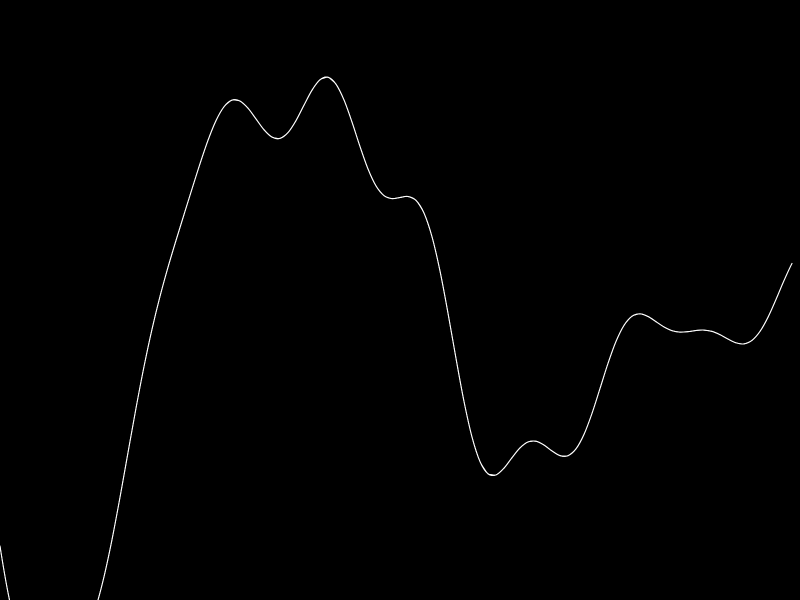
Frame 1 (no input)
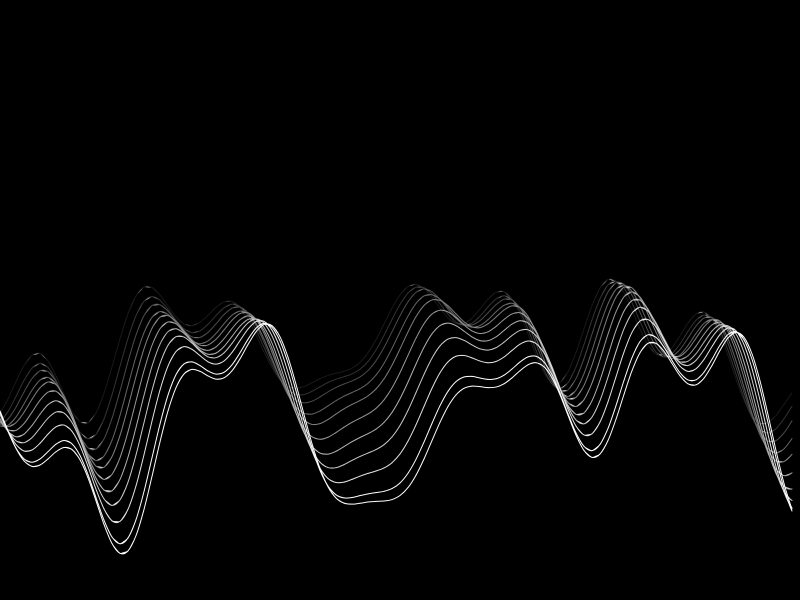
Frame 60 (no input)
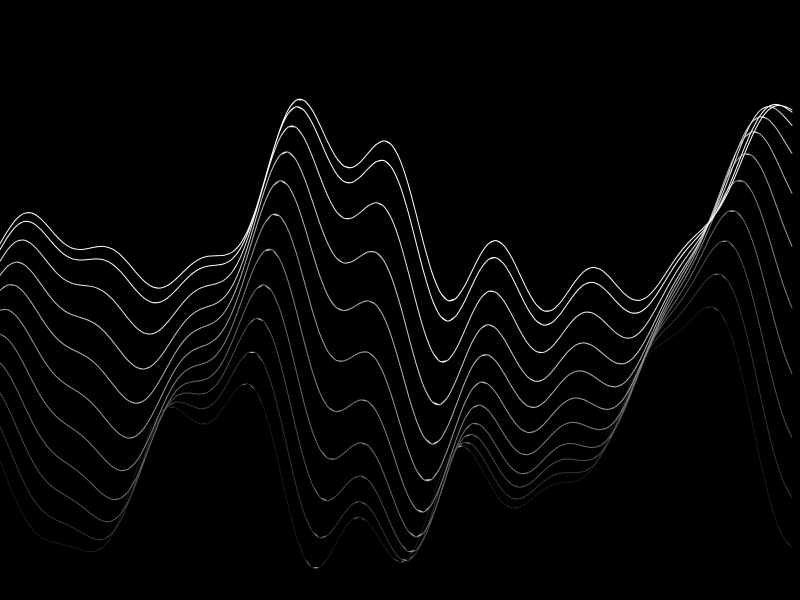
Frame 120 (the mouse pressed at the canvas centre since frame 60)

The p5.js sketch that drew these frames (run headless with seeded random() and noise() and a simulated clock; from frame 60 on, the mouse is pressed at the canvas centre):

// p5.js sketch
// ── sketch.js
let xspacing = 8; // Distance between each horizontal location
let w; // Width of entire wave
let maxwaves = 30; // total # of waves to add together

let theta = 0.0;
let amplitude = new Array(maxwaves); // Height of wave
// Value for incrementing X, to be calculated
// as a function of period and xspacing
let omega = new Array(maxwaves);
let wave_number = new Array(maxwaves);
// Using an array to store height values
// for the wave (not entirely necessary)
let xvalues;
let most_recent_yvalues;
let wave_y;
let history = [];
let wave_vel = 0;
let shown_history = 10;

function setup() {
	pixelDensity(2);
  createCanvas(displayWidth, displayHeight);
  frameRate(60);
  colorMode(RGB, 255, 255, 255, 100);
  w = width + 16;
  wave_y = height/2;
  for (let i = 0; i < maxwaves; i++) {
    amplitude[i] = random(10, 30); // set up waves with random properties
    omega[i] = random(0, 0.2);
    wave_number[i] = TWO_PI/random(50,700);
  }

  xvalues = new Array(floor(w / xspacing));
  for (let i = 0; i < xvalues.length; i++) { // set up x values for which to render waves (full domain)
    xvalues[i] = -8+i*xspacing;
  }
}

function draw() {
  background(0,0,0);
  calcWave();
  renderWave();
  wave_y = wave_y+wave_vel; // float waves vertically
  wave_vel += randomGaussian()-((wave_y-height/2))/300;
}

function calcWave() {
  // Set all height values to zero
  let yvalues = new Array(floor(w / xspacing));
  for (let i = 0; i < yvalues.length; i++) {
    yvalues[i] = wave_y;
  }

  // Accumulate wave height values
  t = frameCount;
  for (let j = 0; j < maxwaves; j++) {
    for (let i = 0; i < yvalues.length; i++) {
      // Every other wave is cosine instead of sine
      if (j % 2 == 0) yvalues[i] += sin(wave_number[j] * xvalues[i] - omega[j] * t ) * amplitude[j];
      else yvalues[i] += cos(wave_number[j] * xvalues[i] - omega[j] * t ) * amplitude[j];
    }
  }
  most_recent_yvalues = yvalues;
  if (t%2 == 1) {
  	history.push(yvalues);
  	if (history.length > shown_history) history.splice(0,1);
  }
}

function renderWave() {
  // A simple way to draw the wave with an ellipse at each location

  // draw history 
  for (let i = 0; i < history.length; i++) {
  	color = int((i+1)/history.length*255);
  	stroke(color);
	  for (let x = 0; x < xvalues.length-3; x++) {
	  	c1_x = xvalues[x];
	  	p1_x = xvalues[x+1];
	  	p2_x = xvalues[x+2];
	  	c2_x = xvalues[x+3];

	  	// draw most recent curve at the very top
	  	c1_y = history[i][x];
	  	p1_y = history[i][x+1];
	  	p2_y = history[i][x+2];
	  	c2_y = history[i][x+3];
	  	curve(c1_x, c1_y, p1_x, p1_y, p2_x, p2_y, c2_x, c2_y);
	  	//bezier(c1_x, c1_y,p1_x, p1_y, p2_x, p2_y,c2_x, c2_y);
	  }
	}
  stroke(255);
  for (let x = 0; x < xvalues.length-3; x++) {
	  c1_x = xvalues[x];
	  p1_x = xvalues[x+1];
	  p2_x = xvalues[x+2];
	  c2_x = xvalues[x+3];

  	// draw most recent curve at the very top
  	c1_y = most_recent_yvalues[x];
  	p1_y = most_recent_yvalues[x+1];
  	p2_y = most_recent_yvalues[x+2];
  	c2_y = most_recent_yvalues[x+3];
  	curve(c1_x, c1_y, p1_x, p1_y, p2_x, p2_y, c2_x, c2_y);
	  //bezier(c1_x, c1_y,p1_x, p1_y, p2_x, p2_y,c2_x, c2_y);
  }
}
